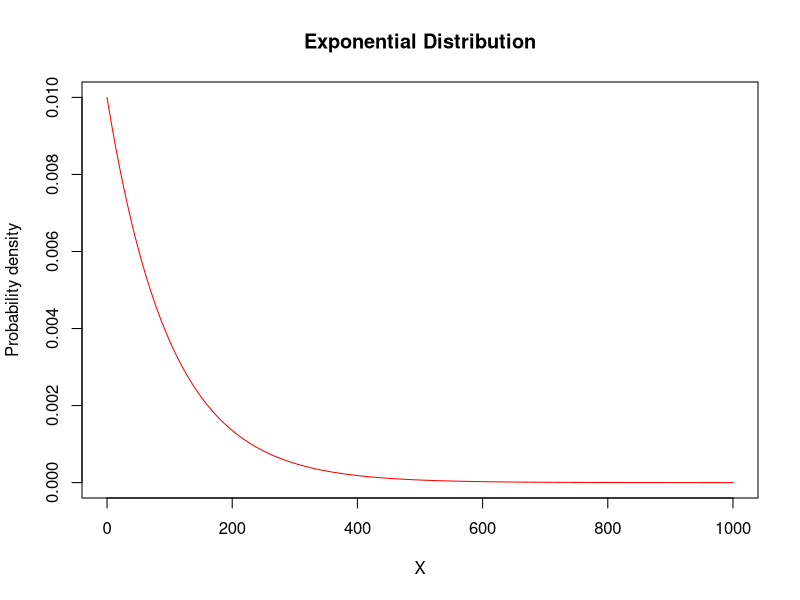

Source code (R): (Note: this script raises an error after producing the figure.)
## ---- chunk 1
theta = 100
X=seq(from = 0, to = 1000, by = 1)
plot(x=X,y=dexp(X,rate=1/theta),type="l",
     ylab="Probability density",col="red",main="Exponential Distribution")
## ---- chunk 2
theta = 100
X=seq(from = 0, to = 1000, by = 1)
plot(x=X,y=dinvexp(X,scale=theta),type="l",
     ylab="Probability density",col="red",main="Inv Exponential Distribution")
## ---- chunk 3
alpha = 3
theta = 200
X=seq(from = 0, to = 1000, by = 1)
plot(x=X,y=dpareto2(X,shape=alpha,scale=theta),type="l",
     ylab="Probability density",col="red",main="Pareto Distribution")
## ---- chunk 4
tau = 5
theta = 100
X=seq(from=0,to=3000,by=1)
plot(x=X,y=dinvpareto(X,shape=tau,scale=theta),type="l",
     ylab="Probability density",col="red",main="Inv Pareto Distribution")
## ---- chunk 5
#need to write a f(x) for this dist
## ---- chunk 6
alpha = 2
theta = 100
X=seq(from = 0, to = 1000, by = 1)
plot(x=X,y=dparalogis(X,shape=alpha,scale=theta),type="l",
     ylab="Probability density",col="red",main="Paralogistic Distribution")
## ---- chunk 7
alpha = 2
theta = 50
X=seq(from = 0, to = 1000, by = 1)
plot(x=X,y=dgamma(X,shape=alpha,scale=theta),type="l",
     ylab="Probability density",col="red",main="Gamma Distribution")
## ---- chunk 8
alpha = 3
theta = 100
X=seq(from=0,to=400,by=1)
plot(x=X,y=dinvgamma(X,shape=alpha,scale=theta),type="l",
     ylab="Probability density",col="red",main="Inv Gamma Distribution")
## ---- chunk 9
alpha = 2
theta = 100
X=seq(from = 0, to = 1000, by = 1)
plot(x=X,y=dweibull(X,shape=alpha, scale=theta),type="l",
     ylab="Probability density",col="red",main="Weibull Distribution")
## ---- chunk 10
alpha = 5
theta = 100
X=seq(from = 0, to = 1000, by = 1)
plot(x=X,y=dinvweibull(X,shape=alpha,scale=theta),type="l",
     ylab="Probability density",col="red",main="Inv Weibull Distribution")
## ---- chunk 11
alpha = 50
beta = 100
X=seq(alpha,beta,1)
plot(x=X,y=dunif(X,alpha,beta),type="l",
     ylab="Probability density",col="red",main="Continous Uniform Distribution")
## ---- chunk 12
mu=100
sigma=10
X=seq(from=0,to=200,by=1)
plot(x=X,y=dnorm(X,mean=mu,sd=sigma),type="l",
     ylab="Probability density",col="red",main="Normal Distribution")
## ---- chunk 13
alpha = 50
beta = 100
X=seq(from = 0, to = 1000, by = 1)
plot(x=X,y=dcauchy(X,location=alpha,scale=beta),
     type="l",ylab="Probability density",col="red",main="Cauchy Distribution")
## ---- chunk 14
alpha = 3
tau = 5
theta = 100
X=seq(from = 0, to = 1000, by = 1)
plot(x=X,y=dgenpareto(X,shape1=alpha,shape2=tau,scale=theta),type="l",
     ylab="Probability density",col="red",main="Generalized Pareto Distribution")
## ---- chunk 15
alpha = 2
gamma=3
theta = 100
X=seq(from = 0, to = 1000, by = 1)
plot(x=X,y=dburr(X,shape1=alpha,shape2=gamma,scale=theta),type="l",
     ylab="Probability density",col="red",main="Burr Distribution")
## ---- chunk 16
alpha = 2
tau=3
theta = 100
X=seq(from = 0, to = 1000, by = 1)
plot(x=X,y=dinvburr(X,shape1=alpha,shape2=tau,scale=theta),type="l",
     ylab="Probability density",col="red",main="Inv Burr Distribution")
## ---- chunk 17
#Need Density function and respective packages for graph
## ---- chunk 18
dlognorm=function(x,mu,sigma){
  p=(1/(x*sigma*sqrt(2*pi)))*exp(-((log(x)-mu)/sigma)^2)
  return(p)
}
mu = 20
sigma = 12
X=seq(from = 0, to = 1000, by = 1)
plot(x=X,y=dlognorm(X,mu=mu,sigma=sigma),type="l",col="red")
## ---- chunk 19
mu=100
theta = 1000
X=seq(from=0,to=100,by=1)
plot(x=X,y=dinvgauss(X,mean=mu,dispersion=theta),type="l",
     ylab="Probability density",col="red",main="Inv Gaussian Distribution")
## ---- chunk 20
alpha = 3
theta = 100
X=seq(from = 0, to = 1000, by = 1)
plot(x=X,y=dpareto1(X,shape=alpha,min=theta),type="l",
     ylab="Probability density",col="red",main="Single Parameter Pareto Distribution")
## ---- chunk 21
a = 2
b = 4
theta = 1
X=seq(from=0,to=1,by=.0001)
plot(x=X,y=dbeta(X,shape1=a,shape2=b,ncp=theta),type="l",
     ylab="Probability density",col="red",main="Beta Distribution")
## ---- chunk 22
a = 3
b = 5
tau = 2
theta = 1000
X=seq(from = 0, to = 1000, by = 1)
plot(x=X,y=dgenbeta(X,shape1=a,shape2=b,shape3=tau,scale=theta),type="l",
     ylab="Probability density",col="red",main="Generalized Beta Distribution")
## ---- chunk 23
X=1:1000
plot(x=X,y=levpareto2(X,3,200),col="red",type="l",xlab="x values", 
     ylab="Limited Expected Value",main="Limted Expected Values for Several Distributions")
lines(x=X,y=levexp(X,rate=1/100),col="blue")
lines(x=X,y=levgamma(X,shape=2,scale=50),col="green")
lines(x=X,y=levweibull(X,shape=2,scale=100/gamma(1.5)),col="orange")
lines(x=X,y=levgenpareto(X,shape1=3,shape2=2,scale=100),col="purple")
legend("bottomright",legend=c("Pareto","Exponential","Gamma","Weibull","GB2"),lty=c(1,1,1,1,1),col=c("red","blue","green","orange","purple"))
